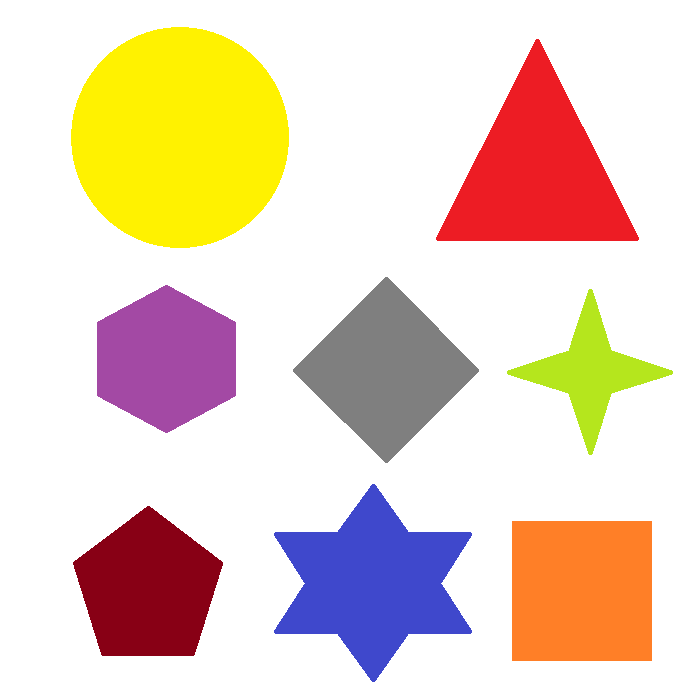
#> input picture images/shapes_image.png, 700 x 700 px
$ python modifying_pixel_values.py
#> lines starting #> are read from the running program, lines starting #| are printed output that depends on the picture; after the words box and inside, x2 and y2 are one past the last pixel; in counts of white or black regions, pixels touching at a corner belong together
import cv2 as cv
import numpy as np

# reading the image for dir
img = cv.imread('../../images/shapes_image.png')
#> img is the input picture: shape (700, 700, 3); mean B, G, R 196.6, 212.4, 233.6
cv.imshow('img', img)
cv.waitKey(0)

# modifying the pixel values x =0 to 300, y 0 to 300
for row in range(300):
    for column in range(300):
        img[row,column]=[0,255,0] #color replaceing every pixel
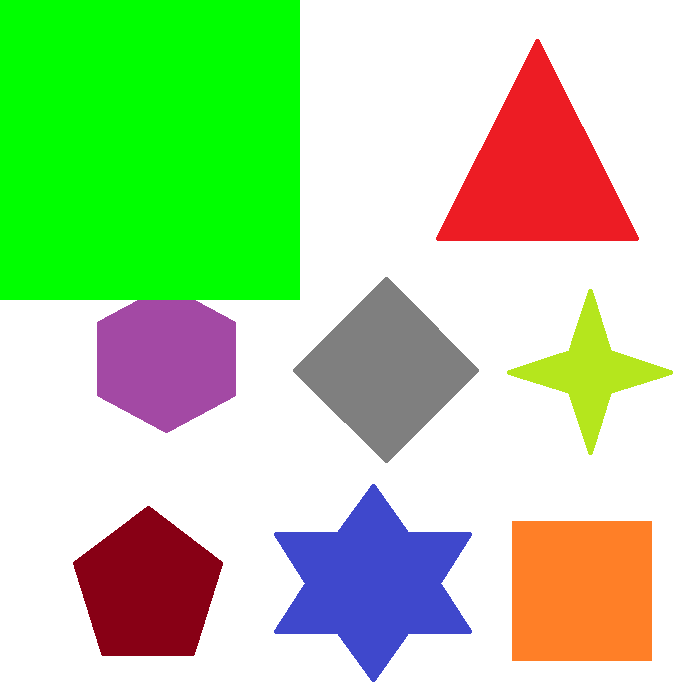
#> img: shape (700, 700, 3); 18.37% of pixels changed, all inside (x1, y1, x2, y2) = (0, 0, 300, 300)

cv.imshow('modified', img)
cv.waitKey(0)

# modifying the pixel values x =0 to 300, y 0 to 300
for row in range(300):
    for column in range(300):
        img[row,column]=[255,255,0] #color replaceing every pixel
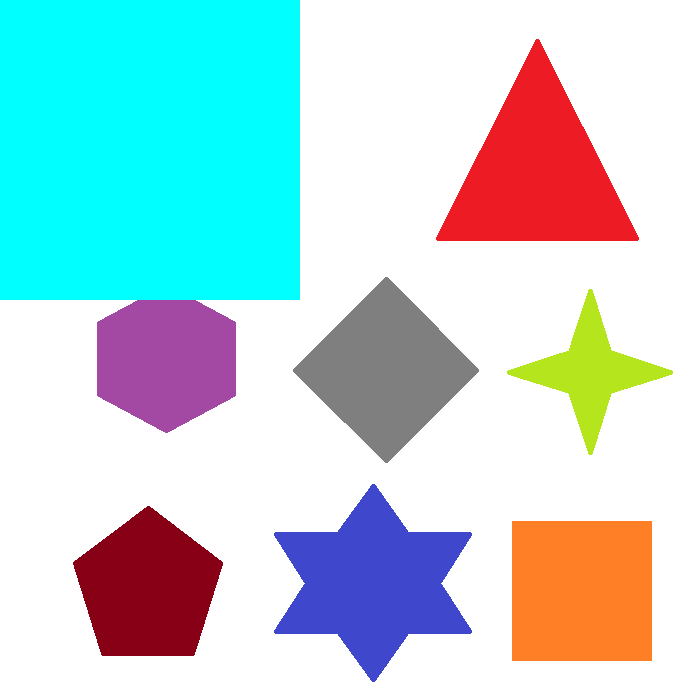
#> img: shape (700, 700, 3); 18.37% of pixels changed, all inside (x1, y1, x2, y2) = (0, 0, 300, 300)

cv.imshow('modified2', img)
cv.waitKey(0)
